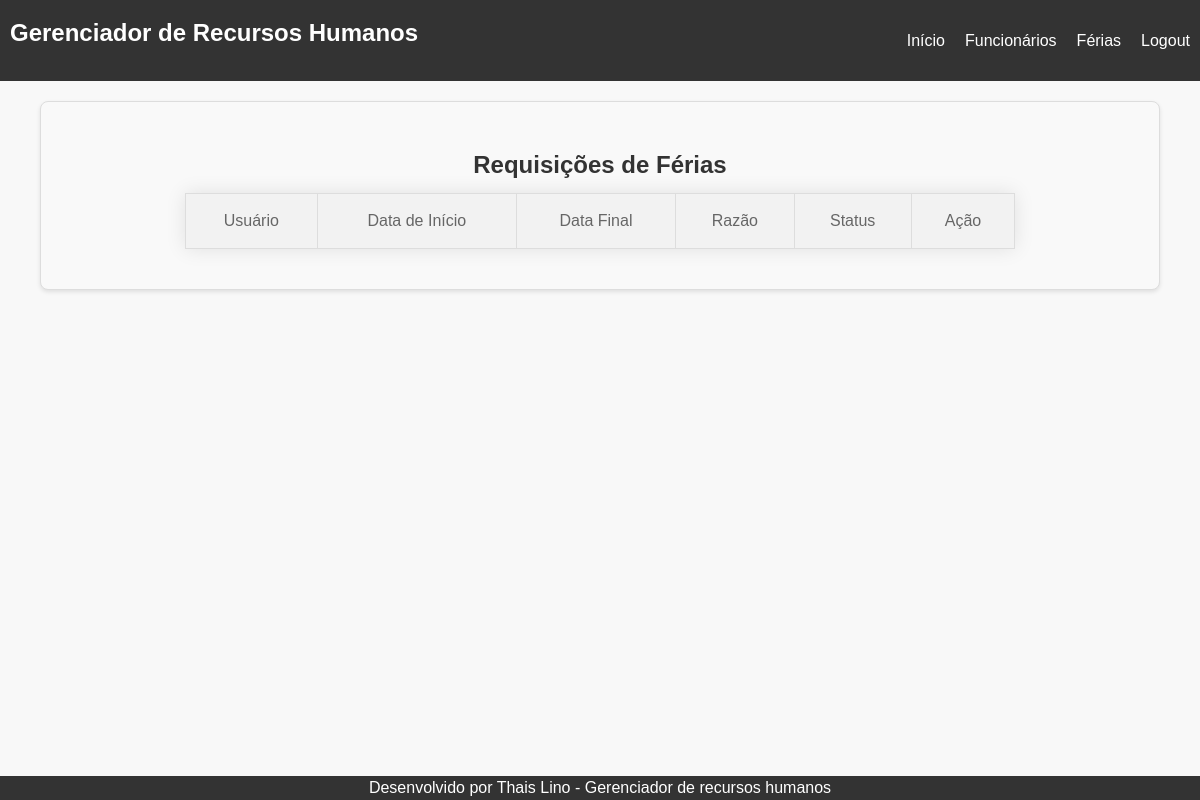
Page /aceiteferias/ (signed in) on the earlier database version.
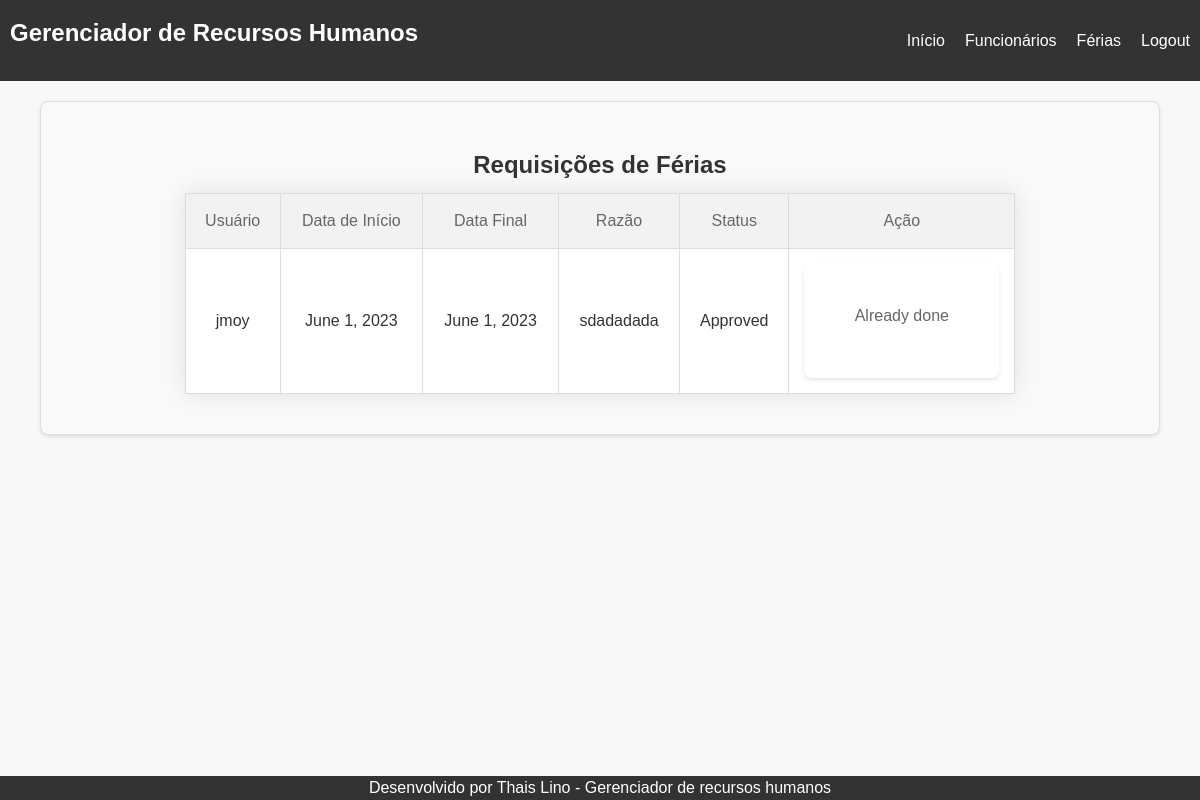
Same page on the later database version.
### funcionarios/models.py (models this page shows, shortened)
class Ferias(models.Model):
    user = models.ForeignKey(User, on_delete=models.CASCADE)
    start_date = models.DateField()
    end_date = models.DateField()
    reason = models.CharField(max_length=200)
    status = models.CharField(max_length=20, choices=(('Pending', 'Pending'), ('Approved', 'Approved'), ('Denied', 'Denied')), default='Pending')
    created_at = models.DateTimeField(default=timezone.now)

### funcionarios/views.py (the view)
# urls.py: path('aceiteferias/', views.aceiteferias, name='aceiteferias'),
@login_required
def aceiteferias(request):
    if not request.user.is_staff:
        return redirect('home')  # Replace 'home' with the URL of your desired page
    requisitions = Ferias.objects.all()
    if request.method == 'POST':
        requisition_id = request.POST.get('requisition_id')
        status = request.POST.get('status')
        requisition = get_object_or_404(Ferias, pk=requisition_id)
        requisition.status = status
        requisition.save()
    return render(request, 'aceiteferias.html', {'requisitions': requisitions})

### template/aceiteferias.html (shortened to what this page needs)
{% extends "base.html" %}
{% load static %}
{% block content %}
<main>
  <body>
    <main>
      <div class="section" style="text-align: center;">
        <h2>Requisições de Férias</h2>
        <table>
          <thead>
            <tr>
              <th>Usuário</th>
              <th>Data de Início</th>
              <th>Data Final</th>
              <th>Razão</th>
              <th>Status</th>
              <th>Ação</th>
            </tr>
          </thead>
          <tbody>
            {% for requisition in requisitions %}
            <tr>
              <td>{{ requisition.user }}</td>
              <td>{{ requisition.start_date }}</td>
              <td>{{ requisition.end_date }}</td>
              <td>{{ requisition.reason }}</td>
              <td>{{ requisition.status }}</td>
              <td>
                <form method="POST" action="{% url 'aceiteferias' %}">
                  {% if requisition.status != 'Pending' %}
                    <p>Already done</p>
                  {% endif %}
                </form>
              </td>
            </tr>
            {% endfor %}
          </tbody>
        </table>
      </div>
    </main>
  </body>
  {% endblock %}

Differences in the rows shown:
added Ferias: user "jmoy", start_date "June 1, 2023", end_date "June 1, 2023", reason "sdadadada", status "Approved", shows "Already done"
